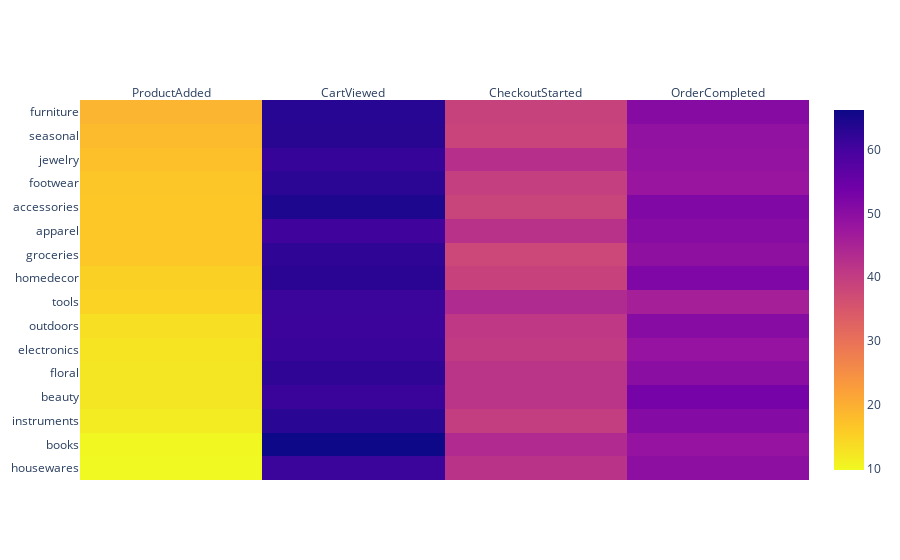

Write notebook code for a chart like this one.
### Code cell
transition_rates = interactions[interactions.columns[:-1]].copy()

def trans_rate(f, t):
    rate = (transition_rates[t]*100/transition_rates[f]).round(2)
    return rate

actions = ['ProductViewed', "ProductAdded", 'CartViewed','CheckoutStarted', 'OrderCompleted']
rate_lst = [trans_rate(actions[i],actions[i+1]) for i in range(len(actions)-1)]

trans_matrix = pd.DataFrame(zip(*rate_lst), index=transition_rates.category,
                           columns= actions[1:])

trans_matrix = trans_matrix.sort_values(by='ProductAdded')

#Conversion percent heatmap
plt.figure(figsize=(6,5))
fig = go.Figure(data =
     go.Heatmap(x = trans_matrix.columns, y = trans_matrix.index.values,
                z = trans_matrix.values,
               colorscale = 'plasma_r'))

fig.update_xaxes(side="top")
fig.show()
#rate_lst

### Figure 1 — Plotly figure (JSON) as saved in the notebook; plotly's stock layout.template omitted (floating-point values rounded to 4 significant figures)
{"data": [{"colorscale": [[0, "#f0f921"], [0.1111, "#fdca26"], [0.2222, "#fb9f3a"], [0.3333, "#ed7953"], [0.4444, "#d8576b"], [0.5556, "#bd3786"], [0.6667, "#9c179e"], [0.7778, "#7201a8"], [0.8889, "#46039f"], [1, "#0d0887"]], "type": "heatmap", "x": ["ProductAdded", "CartViewed", "CheckoutStarted", "OrderCompleted"], "y": ["housewares", "books", "instruments", "beauty", "floral", "electronics", "outdoors", "tools", "homedecor", "groceries", "apparel", "accessories", "footwear", "jewelry", "seasonal", "furniture"], "z": [[9.8, 61.15, 41.84, 49.64], [10.12, 66.19, 43.58, 48.47], [11.57, 63.1, 39.73, 50.93], [12.34, 61.23, 41.62, 53.14], [12.39, 62.46, 41.64, 49.92], [12.6, 61.48, 40.31, 48.47], [13.09, 61.01, 40.86, 50.46], [14.8, 61.1, 43.57, 45.85], [15.3, 63.02, 38.88, 51.84], [16.5, 62.57, 37.86, 49.46], [16.54, 60.59, 42.05, 50.46], [16.56, 64.4, 38.47, 51.58], [16.67, 62.86, 39.59, 47.86], [17.52, 61.54, 42.5, 48.63], [18.25, 63.19, 38.55, 48.96], [19.11, 63.4, 39.06, 50.73]]}], "layout": {"xaxis": {"side": "top"}}}
